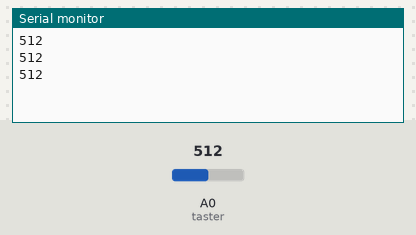
A sketch run on a simulated Arduino Uno, built with avr-gcc and run on an emulated ATmega328P. Shown: the last lines printed to the serial monitor. The test bench sets the inputs (shaded band); at power-on: A0 (taster) = 512.

Above: at 1.3 s.
1.4 s: A0 (taster) set to 716
At 1.9 s:
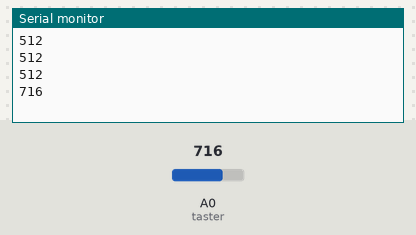
2.9 s: A0 (taster) set to 900
At 3.4 s:
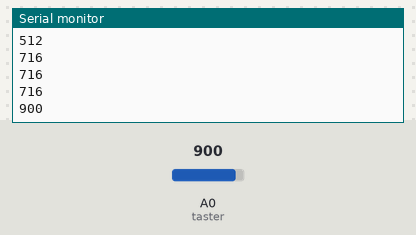
Timing chart, 0 to 5.9 s (numbered marks = the images above; inputs shaded):
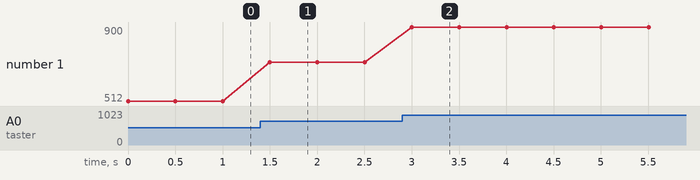

Measured:
- after the input at 1.4 s, the serial monitor: prints a new line after 0.10 s (image 1)
- after the input at 2.9 s, the serial monitor: prints a new line after 0.10 s (image 2)
- plotted number 1: 512 → 716 after the input at 1.4 s, 716 → 900 after the input at 2.9 s

The sketch:

pull_down2.ino
```cpp
// pull_down2.ino
const int taster = A0;

void setup()
{
  Serial.begin(9600);
  pinMode(taster, INPUT);
}

void loop()
{
  // A0 - A5 can also be used as digital pins
  Serial.println(analogRead(taster));
  delay(500);
}
```
